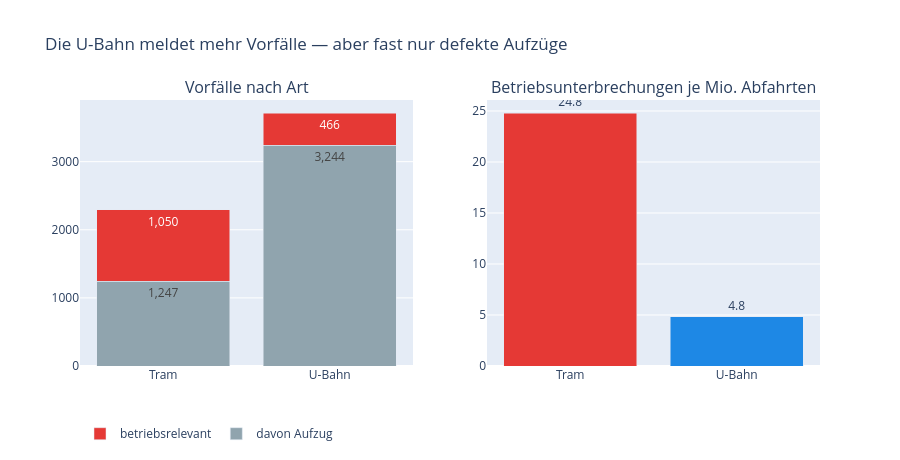

Notebook cell for this chart:
### Code cell
fig = make_subplots(rows=1, cols=2,
                    subplot_titles=["Vorfälle nach Art",
                                    "Betriebsunterbrechungen je Mio. Abfahrten"])

kategorien = ["davon Aufzug", "betriebsrelevant"]
farben = {"davon Aufzug": "#90A4AE", "betriebsrelevant": "#E53935"}
for kat in kategorien:
    fig.add_trace(go.Bar(
        x=resilienz["Netz"], y=resilienz[kat], name=kat,
        marker_color=farben[kat],
        text=[f"{v:,}" for v in resilienz[kat]], textposition="inside",
    ), row=1, col=1)

fig.add_trace(go.Bar(
    x=resilienz["Netz"], y=resilienz["Unterbrechungen je Mio. Abfahrten"],
    marker_color=["#E53935", "#1E88E5"], showlegend=False,
    text=[f"{v:.1f}" for v in resilienz["Unterbrechungen je Mio. Abfahrten"]],
    textposition="outside",
), row=1, col=2)

fig.update_layout(
    barmode="stack",
    title="Die U-Bahn meldet mehr Vorfälle — aber fast nur defekte Aufzüge",
    height=460, legend=dict(orientation="h", y=-0.2),
)
fig.show()

### Figure 1 — Plotly figure (JSON) as saved in the notebook; plotly's stock layout.template omitted (floating-point values rounded to 4 significant figures)
{"data": [{"marker": {"color": "#90A4AE"}, "name": "davon Aufzug", "text": ["1,247", "3,244"], "textposition": "inside", "type": "bar", "x": ["Tram", "U-Bahn"], "xaxis": "x", "y": [1247, 3244], "yaxis": "y"}, {"marker": {"color": "#E53935"}, "name": "betriebsrelevant", "text": ["1,050", "466"], "textposition": "inside", "type": "bar", "x": ["Tram", "U-Bahn"], "xaxis": "x", "y": [1050, 466], "yaxis": "y"}, {"marker": {"color": ["#E53935", "#1E88E5"]}, "showlegend": false, "text": ["24.8", "4.8"], "textposition": "outside", "type": "bar", "x": ["Tram", "U-Bahn"], "xaxis": "x2", "y": [24.78, 4.828], "yaxis": "y2"}], "layout": {"annotations": [{"font": {"size": 16}, "showarrow": false, "text": "Vorfälle nach Art", "x": 0.225, "xanchor": "center", "xref": "paper", "y": 1.0, "yanchor": "bottom", "yref": "paper"}, {"font": {"size": 16}, "showarrow": false, "text": "Betriebsunterbrechungen je Mio. Abfahrten", "x": 0.775, "xanchor": "center", "xref": "paper", "y": 1.0, "yanchor": "bottom", "yref": "paper"}], "barmode": "stack", "height": 460, "legend": {"orientation": "h", "y": -0.2}, "title": {"text": "Die U-Bahn meldet mehr Vorfälle — aber fast nur defekte Aufzüge"}, "xaxis": {"anchor": "y", "domain": [0.0, 0.45]}, "xaxis2": {"anchor": "y2", "domain": [0.55, 1.0]}, "yaxis": {"anchor": "x", "domain": [0.0, 1.0]}, "yaxis2": {"anchor": "x2", "domain": [0.0, 1.0]}}}
